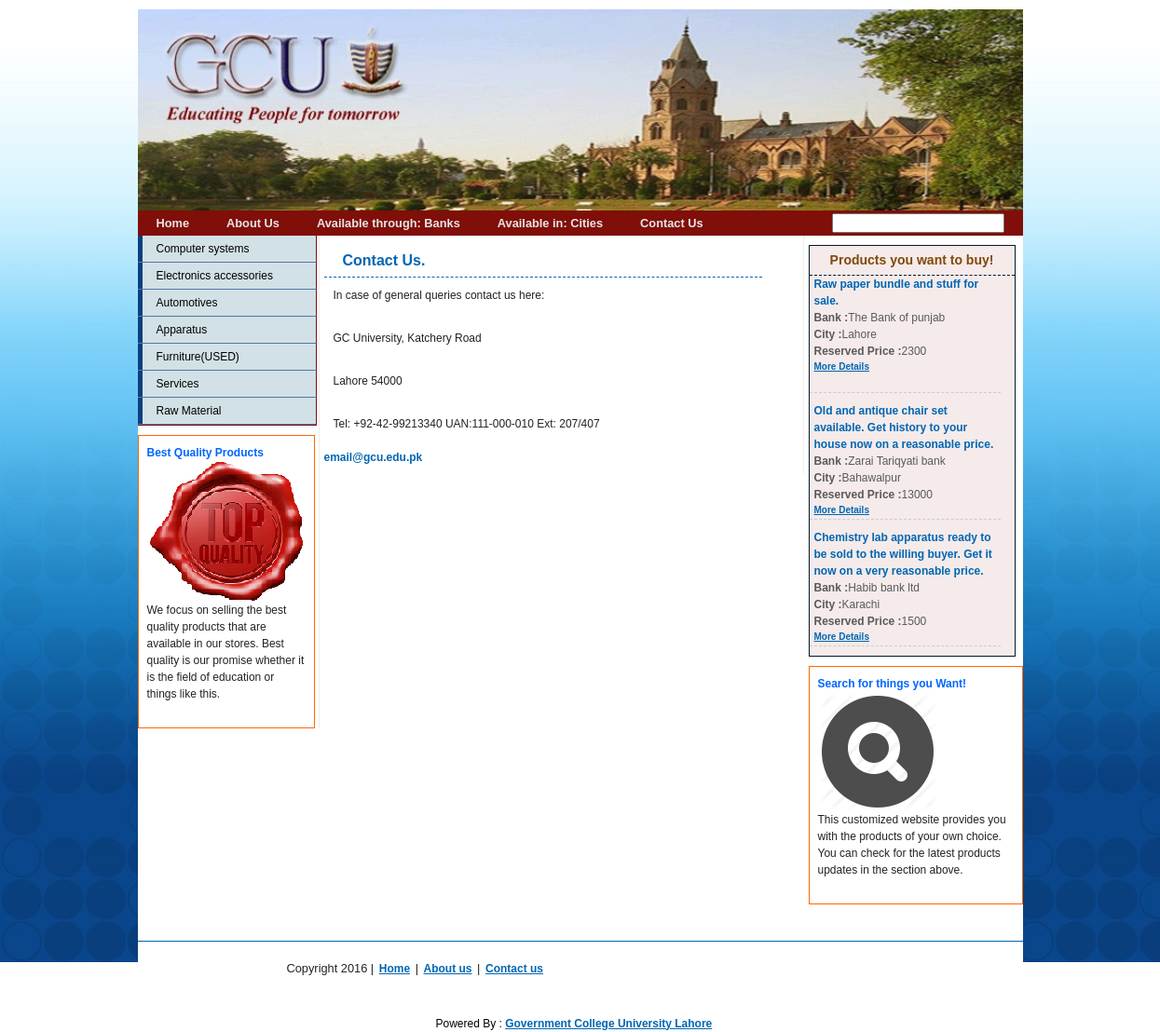
The page /Contact-Us.php on the database its author committed.
### tables this page shows
CREATE TABLE `tbl_categories` (
  `id` int(10) NOT NULL,
  `cname` varchar(100) NOT NULL
);

CREATE TABLE `tbl_auctions` (
  `id` int(10) NOT NULL,
  `bid` int(10) NOT NULL,
  `cid` int(10) NOT NULL,
  `cat_id` int(10) NOT NULL,
  `pdetails` tinytext NOT NULL,
  `paddress` tinytext NOT NULL,
  `res_price` int(10) NOT NULL,
  `auction_date` varchar(40) NOT NULL,
  `auc_time` varchar(20) NOT NULL,
  `p_image` varchar(255) NOT NULL,
  `p_image_thumb` varchar(250) NOT NULL,
  `status` varchar(10) NOT NULL,
  `uid` int(10) NOT NULL,
  `bdate` varchar(40) NOT NULL
);

CREATE TABLE `tbl_banks` (
  `id` int(10) NOT NULL,
  `bname` varchar(255) NOT NULL,
  `address` tinytext NOT NULL,
  `pn_no` varchar(100) NOT NULL,
  `city` int(10) NOT NULL
);

CREATE TABLE `tbl_cities` (
  `id` int(10) NOT NULL,
  `city` varchar(100) NOT NULL,
  `state` varchar(100) NOT NULL
);

### library/functions.php (called while the page is built, shortened)
<?php
require_once 'common.php';
function getPropertyCategories($count=10){
	$sql = "SELECT id, cname
	        FROM tbl_categories";
    $result = dbQuery($sql);
    $rows = array();
    while ($row = dbFetchAssoc($result)) {
		extract($row);
		$rows[] = array('id'   => $id,
						'cname' => $cname,
		                'url' => create_final_url('property type',$cname,$id,'c')
					    );
	   }
	return $rows;
}
function sliderContent($no = 10){
	$sql = "SELECT a.id, b.bname, c.city, a.pdetails, a.res_price, a.status
			FROM tbl_auctions a, tbl_banks b, tbl_cities c, tbl_categories cat
			WHERE a.cid = c.id AND a.bid = b.id AND a.cat_id = cat.id AND a.status = 'open'
			ORDER BY a.id DESC
			LIMIT 0, $no";
	$result = dbQuery($sql);
    $rows = array();
    while ($row = dbFetchAssoc($result)) {
		extract($row);
		$rows[] = array('id'   => $id,
						'bank_name' => $bname,
						'city_name' => $city,
						'pro_name' => trim($pdetails),
						'res_price' => $res_price,
						'url' => create_final_url('auction detail',substr(trim($pdetails),0,60),$id,'a')
					   );
	}
	return $rows;
}
?>

### library/database.php (called while the page is built, shortened)
<?php
function dbQuery($sql)
{
	$result = mysql_query($sql) or die(mysql_error());
	return $result;
}
function dbFetchAssoc($result)
{
	return mysql_fetch_assoc($result);
}
?>

### library/common.php (called while the page is built, shortened)
<?php
require_once 'config.php';
require_once 'database.php';
function _prepare_url_text($string){
	$match_char = '#[^-a-zA-Z0-9_ ]#';
	$string = ucwords($string);
	$string = preg_replace($match_char,'',$string);
	$string = trim($string);
	$string = preg_replace('#[-_ ]+#','-',$string);
	return $string;
}
function create_final_url($category, $article_name, $article_id, $char) {
	$category = _prepare_url_text($category);
	$article_name = _prepare_url_text($article_name);
	$final_url = WEB_ROOT . $category . '/' . $article_name . '-'.$char .$article_id . '.html';
	return $final_url;
}
?>

### slider.php (the view, shortened to what this page needs)
<div id="newsticker-demo">
    <div class="title">Products you want to buy!</div>
    <div class="newsticker-jcarousellite">
		<ul>
			<?php
			$conList = sliderContent();
			for($i=0; $i<count($conList);$i++){
			extract($conList[$i]);
			?>
			<li style="overflow: hidden; float: none; width: 200px;">
				<div class="info">
					<a class="heading" href="<?php echo $url; ?>"><?php echo $pro_name; ?></a>
					<span class="cat">
					<b>Bank :</b><?php echo $bank_name; ?><br/>
					<b>City :</b><?php echo $city_name; ?><br/>
					<b>Reserved Price :</b><?php echo $res_price; ?><br/>
					<a href="<?php echo $url; ?>" class="readmore">More Details</a></span>
				</div>
			</li>
			<?php
			}
			?>
		</ul>
    </div>
</div>
<div id="proAdd">
<p><b>Search for things you Want!</b>
<br/>
<img src="<?php echo WEB_ROOT; ?>images/banglows.jpg" align="middle"/><br/>
This customized website provides you with the products of your own choice. You can check for the latest products updates in the section above. </p>
</div>
<br/><br/>
</div>

### left.php
<?php
$rows = getPropertyCategories();
?>
<div id="navcontainer">
<ul>
<?php
for($i=0; $i<count($rows);$i++){
extract($rows[$i]);
?><li><a href="<?php echo $url; ?>" title="<?php echo $cname; ?>"><?php echo $cname; ?></a></li>
<?php } ?>
</ul>
</div>
<div id="proAdd">
<p><b>Best Quality Products</b>
<br/>
<img src="<?php echo WEB_ROOT; ?>images/res-houses.jpg" align="middle"/>We focus on selling the best quality products that are available in our stores. Best quality is our promise whether it is the field of education or things like this. <br/>
</p>
</div>

### css/screen.css (style rules this page uses)
html, body, div, span, object, iframe, h1, h2, h3, h4, h5, h6, p, blockquote, pre, a, abbr, acronym, address, code, del, dfn, em, img, q, dl, dt, dd, ol, ul, li, fieldset, form, label, legend, table, caption, tbody, tfoot, thead, tr, th, td { margin:0;padding:0;border:0;font-weight:inherit;font-style:inherit;font-size:100%;font-family:inherit;vertical-align:baseline; }
body { line-height:1.5; }
body { font-size:80%;color:#222;background:#fff;font-family: Verdana, Helvetica, sans-serif; }
p { margin:0 0 1.5em; }
a { color:#0066B3;text-decoration:underline;font-weight:bold; }
ul, ol { margin:0 1.5em 1.5em 1.5em; }
ul { list-style-type:disc; }

### css/menu.css (style rules this page uses)
div#navcontainer { width: 192px;padding: 0px;border-bottom: 1px solid #800e09;margin-bottom:10px; }
div#navcontainer ul { background-color: #e6d2e1;text-align: left;margin: 0; padding: 0px; }
div#navcontainer ul li { list-style-type: none; border-bottom: 1px solid #5577A5;border-right: 1px solid #800e09; }
div#navcontainer ul li a:link, div#navcontainer ul li a:visited { display: block;color: #000;padding: 5px 5px 5px 15px;text-decoration: none; background: #D2E1E6; margin: 0px;font-size:12px; font-weight:normal; border-left: 5px solid #094080; }
#newsticker-demo { width:220px; background:#f5ebea; font-family:Sans-Serif;font-size:12px; margin-top:10px;margin-bottom:10px; border:1px solid #00182a; }
#newsticker-demo .title { text-align:center; font-size:14px; font-weight:bold; padding:5px; border-bottom:1px dashed #00182a; color: #804909; }
.newsticker-jcarousellite { width:210px; }
.newsticker-jcarousellite ul li { list-style:none; display:block; margin-bottom:10px; padding-left:5px; border-bottom:#CCCCCC dashed 1px; padding-bottom:2px; }
.newsticker-jcarousellite .info { width:200px; }
.newsticker-jcarousellite a.heading { font-size:12px; text-decoration:none;font-weight:bold; }
.newsticker-jcarousellite a.readmore { font-size:10px; color:#ff6600 text-decoration:underline; }
.newsticker-jcarousellite .info span.cat { display: block; font-size:12px; color:#5a5a5a; }
#proAdd { padding:5px; border:#ff6600 solid 1px; font-size:12px; }
#proAdd p { padding:4px; }
#proAdd b { color:#0066FF; }

### css/print.css (style rules this page uses)
body { line-height:1.5;font-family:"Helvetica Neue", Arial, Helvetica, sans-serif;color:#000;background:none;font-size:10pt; }
img { float:left;margin:1.5em 1.5em 1.5em 0; }
a:link, a:visited { background:transparent;font-weight:700;text-decoration:underline; }
a:link:after, a:visited:after { content:" (" attr(href) ") ";font-size:90%; }

### Contact-Us.php (style rules this page uses)
body { margin-top:10px; background:#ffffff url(images/bg-body.jpg) repeat-x; }

### rows shown on the page
tbl_categories: cname "Computer systems"
tbl_categories: cname "Electronics accessories"
tbl_categories: cname "Automotives"
tbl_categories: cname "Apparatus"
tbl_categories: cname "Furniture(USED)"
tbl_categories: cname "Services"
tbl_categories: cname "Raw Material"
tbl_auctions: pdetails "Raw paper bundle and stuff for sale.", tbl_banks.bname "The Bank of punjab", tbl_cities.city "Lahore", res_price "2300"
tbl_auctions: pdetails "Old and antique chair set available. Get history to your house now on a reasonable price.", tbl_banks.bname "Zarai Tariqyati bank", tbl_cities.city "Bahawalpur", res_price "13000"
tbl_auctions: pdetails "Chemistry lab apparatus ready to be sold to the willing buyer. Get it now on a very reasonable price.", tbl_banks.bname "Habib bank ltd", tbl_cities.city "Karachi", res_price "1500"
